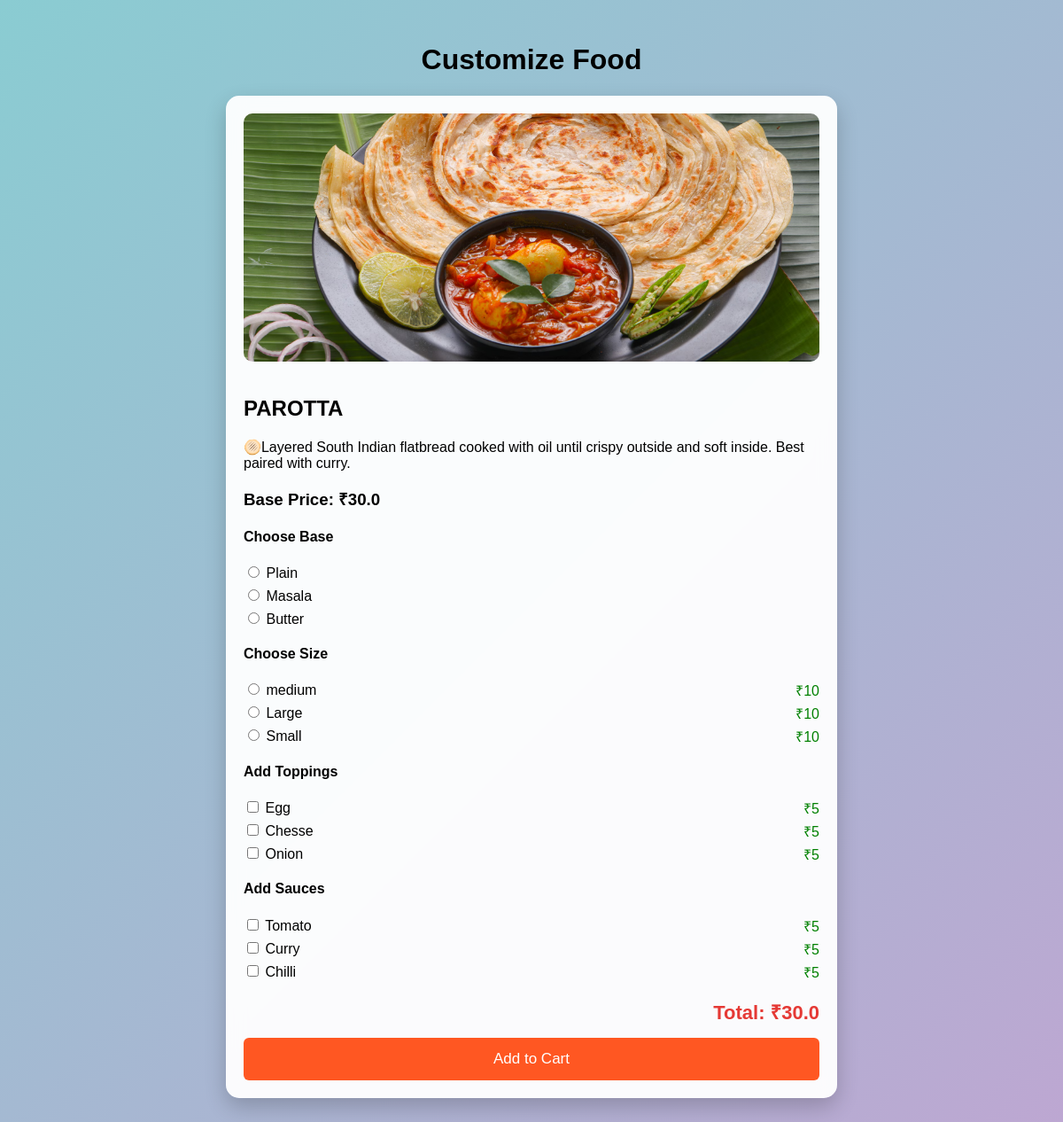
Page /customize/2/ on the committed database.
### foods/models.py (models this page shows, shortened)
class FoodItems(models.Model):
    foodname = models.CharField(max_length=200)
    description = models.TextField()
    price = models.FloatField()
    rating = models.FloatField()
    food_img = models.ImageField(upload_to='food_images/')
    catogery = models.CharField(max_length=50)

class BaseType(models.Model):
    food = models.ForeignKey(FoodItems, on_delete=models.CASCADE)
    base_name = models.CharField(max_length=100)
    base_img = models.ImageField(upload_to='base/', blank=True, null=True)

class Size(models.Model):
    food = models.ForeignKey(FoodItems, on_delete=models.CASCADE)
    size_type = models.CharField(max_length=50)
    price = models.IntegerField()

class Topping(models.Model):
    food = models.ForeignKey(FoodItems, on_delete=models.CASCADE)
    name = models.CharField(max_length=100)
    price = models.IntegerField()
    topping_img = models.ImageField(upload_to='topping/', blank=True, null=True)

class Sauce(models.Model):
    food = models.ForeignKey(FoodItems, on_delete=models.CASCADE)
    name = models.CharField(max_length=100)
    price = models.IntegerField()
    sauce_img = models.ImageField(upload_to='sauce/', blank=True, null=True)

### foods/views.py (the view, shortened to what this page needs)
# urls.py: path("customize/<int:id>/", views.customize, name="customize"),
def customize(request, id):
    food = get_object_or_404(FoodItems, id=id)
    sizes = Size.objects.filter(food=food)
    bases = BaseType.objects.filter(food=food)
    toppings = Topping.objects.filter(food=food)
    sauces = Sauce.objects.filter(food=food)
    context = {
        'foodsitems': food,
        'sizes': sizes,
        'bases': bases,
        'toppings': toppings,
        'sauces': sauces,
    }
    return render(request, 'customize.html', {
        'food': food,
        'bases': bases,
        'sizes': sizes,
        'toppings': toppings,
        'sauces': sauces,
    })

### templates/customize.html (shortened to what this page needs)
<!DOCTYPE html>
<html>
<head>
</head>
<body>
<h1><Center>Customize Food</Center></h1>
<div class="card">
    <img src="{{ food.food_img.url }}" class="food-img" alt="{{ food.foodname }}">
    <h2>{{ food.foodname }}</h2>
    <p>{{ food.description }}</p>
    <h3>Base Price: ₹{{ food.price }}</h3>
    <form method="POST" action="{% url 'add_cart' food.id %}">
        <div class="section">
            <h4>Choose Base</h4>
            {% for base in bases %}
            <label>
                <input type="radio" name="base"
                       value="{{ base.base_name }}"
                       >
                {{ base.base_name }}
            </label>
            {% endfor %}
        </div>
        <div class="section">
            <h4>Choose Size</h4>
            {% for size in sizes %}
            <label>
                <input type="radio" name="size"
                       value="{{ size.size_type }}"
                       data-price="{{ size.price }}"
                       onclick="updateTotal()">
                {{ size.size_type }}
                <span class="price">₹{{ size.price }}</span>
            </label>
            {% endfor %}
        </div>
        <div class="section">
            <h4>Add Toppings</h4>
            {% for topping in toppings %}
            <label>
                <input type="checkbox" name="toppings"
                       value="{{ topping.name }}"
                       data-price="{{ topping.price }}"
                       onclick="toggleImage(this,'topping-img-{{ topping.id }}'); updateTotal();">
                {{ topping.name }}
                <span class="price">₹{{ topping.price }}</span>
            </label>
            {% endfor %}
        </div>
        <div class="section">
            <h4>Add Sauces</h4>
            {% for sauce in sauces %}
            <label>
                <input type="checkbox" name="sauces"
                       value="{{ sauce.name }}"
                       data-price="{{ sauce.price }}"
                       onclick="toggleImage(this,'sauce-img-{{ sauce.id }}'); updateTotal();">
                {{ sauce.name }}
                <span class="price">₹{{ sauce.price }}</span>
            </label>
            {% endfor %}
        </div>
        <div class="total">
            Total: ₹<span id="total">{{ food.price }}</span>
        </div>
        <button type="submit">Add to Cart</button>
    </form>
</div>
</body>
</html>

### templates/customize.html (style rules this page uses)
body { font-family: Arial, sans-serif; background: linear-gradient(135deg, #8accd2, #bda7d2); padding: 20px; min-height: 100vh; }
.card { background: rgba(255, 255, 255, 0.95); padding: 20px; max-width: 650px; margin: auto; border-radius: 15px; box-shadow: 0 10px 25px rgba(0,0,0,0.2); backdrop-filter: blur(10px); }
.food-img { width: 100%; height: 280px; object-fit: cover; border-radius: 10px; margin-bottom: 15px; }
.section { margin-bottom: 20px; }
label { display: block; margin: 6px 0; cursor: pointer; }
.price { float: right; color: green; }
.total { font-size: 22px; font-weight: bold; color: #e53935; margin-top: 15px; text-align: right; }
button { width: 100%; padding: 14px; background: #ff5722; color: white; border: none; font-size: 17px; border-radius: 6px; cursor: pointer; margin-top: 15px; }

### rows in the picture
FoodItems: food_img (picture), foodname "PAROTTA", description "🫓Layered South Indian flatbread cooked with oil until crispy outside and soft inside. Best paired with curry.", price "30.0"
BaseType: base_name "Plain"
BaseType: base_name "Masala"
BaseType: base_name "Butter"
Size: size_type "medium", price "10"
Size: size_type "Large", price "10"
Size: size_type "Small", price "10"
Topping: name "Egg", price "5"
Topping: name "Chesse", price "5"
Topping: name "Onion", price "5"
Sauce: name "Tomato", price "5"
Sauce: name "Curry", price "5"
Sauce: name "Chilli", price "5"
